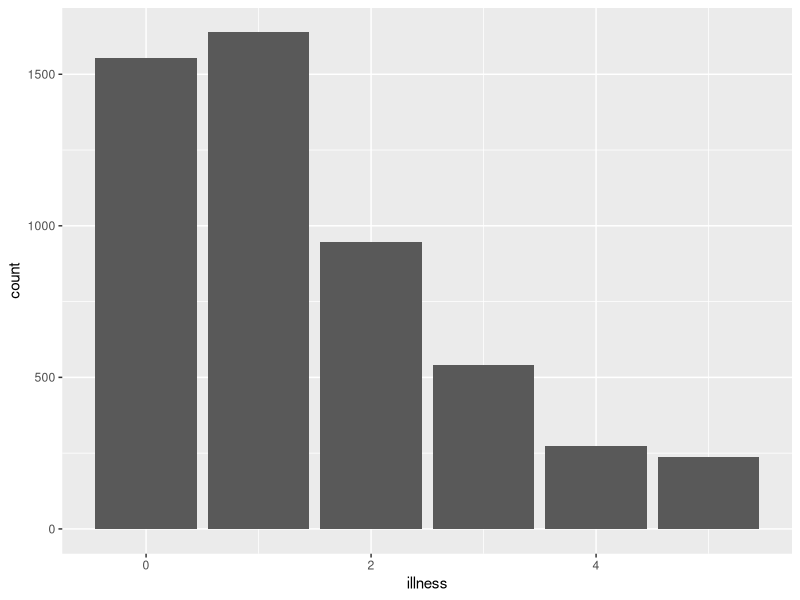
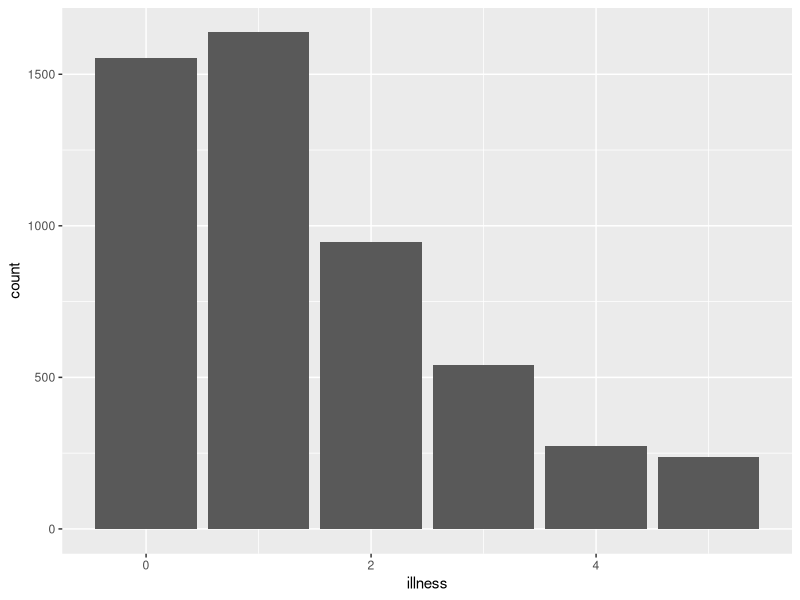
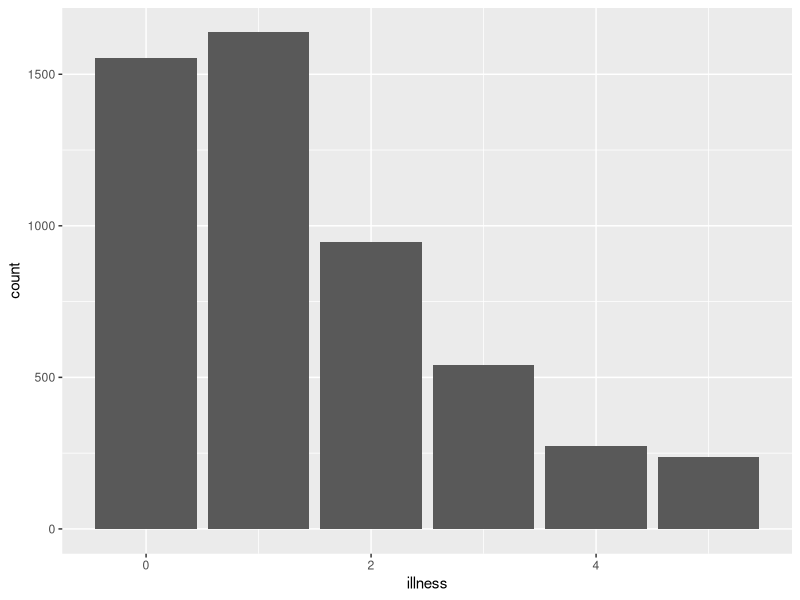
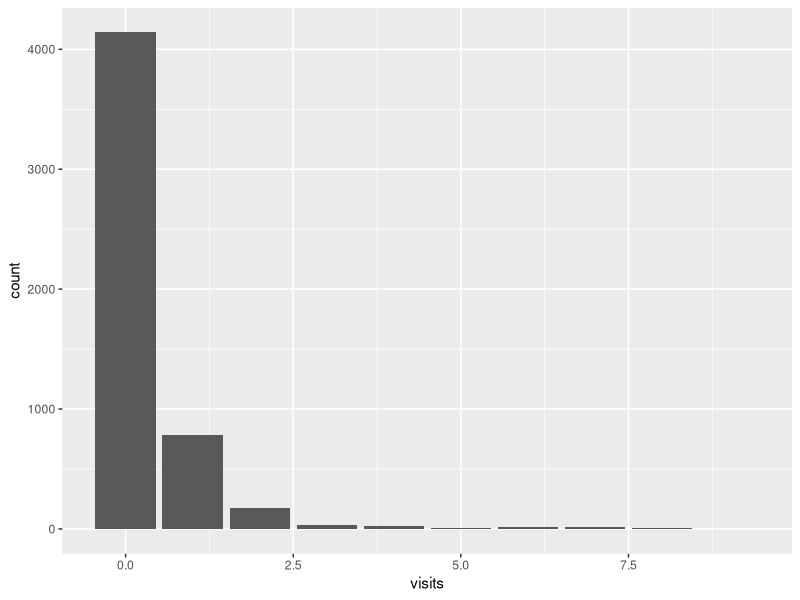

Write R code to recreate these figures, in order.
## ---- chunk 1
#| label: fig-doctervisits
#| echo: false
#| eval: true
#| warning: false
#| message: false
#| fig-cap: "Number of illnesses in the past two weeks, based on the 1977--1978 Australian Health Survey"

library(tidyverse)
library(AER)

data("DoctorVisits", package = "AER")

DoctorVisits |>
  ggplot(aes(x = illness)) +
  geom_histogram(stat = "count")
## ---- chunk 2
#| label: fig-uniquename
#| fig-cap: Number of illnesses in the past two weeks, based on the 1977--1978 Australian Health Survey
#| echo: false
#| warning: false

library(tidyverse)
library(AER)

data("DoctorVisits", package = "AER")

DoctorVisits |>
  ggplot(aes(x = illness)) +
  geom_histogram(stat = "count")
## ---- chunk 3
#| eval: true
#| warning: false
#| label: fig-doctorgraphsidebyside
#| echo: true
#| fig-cap: "Two variants of Doctor Visits"
#| fig-subcap: ["Number of illnesses","Number of visits to the doctor"]
#| layout-ncol: 2

DoctorVisits |>
  ggplot(aes(x = illness)) +
  geom_histogram(stat = "count")

DoctorVisits |>
  ggplot(aes(x = visits)) +
  geom_histogram(stat = "count")
## ---- chunk 4
#| label: tbl-docvisittable
#| echo: false
#| tbl-cap: "Number of visits to the doctor in the past two weeks, based on the 1977--1978 Australian Health Survey"

DoctorVisits |> 
  count(visits) |> 
  knitr::kable()
